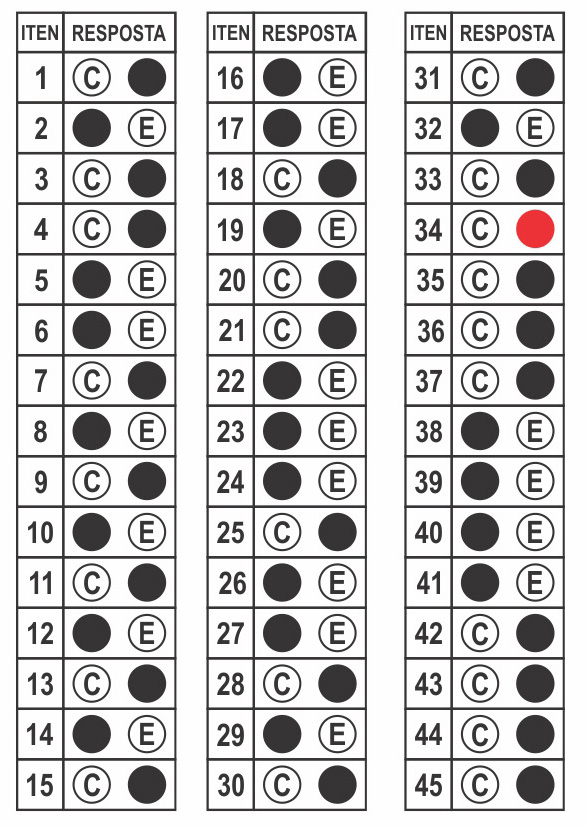
#> input picture fotos/teste2.jpg, 586 x 826 px
$ python leitor_gabarito.py
#> lines starting #> are read from the running program, lines starting #| are printed output that depends on the picture; after the words box and inside, x2 and y2 are one past the last pixel; in counts of white or black regions, pixels touching at a corner belong together
import cv2
import numpy as np
import utils

path = "fotos/teste2.jpg"
width = 586
height = 826

widthG = 165
heightG = 805


img = cv2.imread(path) #Lendo a imagem
#> img is the input picture: shape (826, 586, 3); mean B, G, R 202.9, 202.7, 203.5
img = cv2.resize(img, (width, height)) #diminuindo a largura e altura da imagem
imgContours = img.copy()
imgBiggestContours = img.copy()
imgGray = cv2.cvtColor(img, cv2.COLOR_BGR2GRAY)
imgBlur = cv2.GaussianBlur(imgGray,(5,5),1)
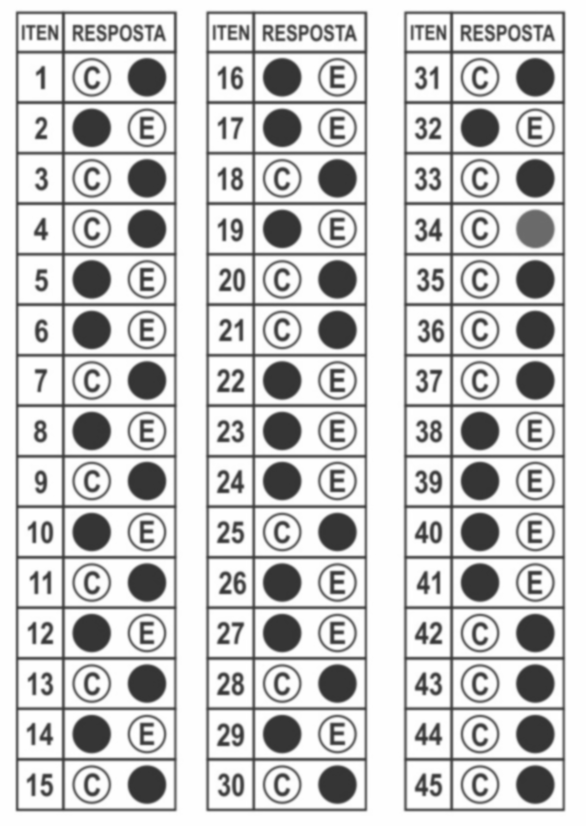
#> imgBlur: shape (826, 586); min 51, max 255, mean 203
imgCanny = cv2.Canny(imgBlur, 10, 50)
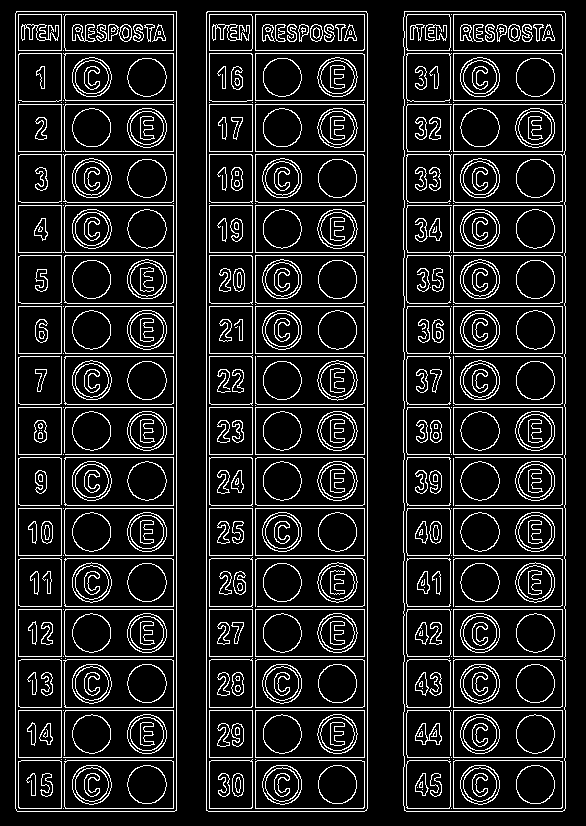
#> imgCanny: shape (826, 586); 12.7% white in thin lines or dots


countours, hierarchy = cv2.findContours(imgCanny,cv2.RETR_EXTERNAL,cv2.CHAIN_APPROX_NONE)
#> countours = 3 contours; box (x1, y1, x2, y2) and area: (403, 11, 566, 812) 129409, (15, 11, 177, 812) 128794, (206, 11, 368, 812) 128792
cv2.drawContours(imgContours, countours,-1,(0,255,0),5)
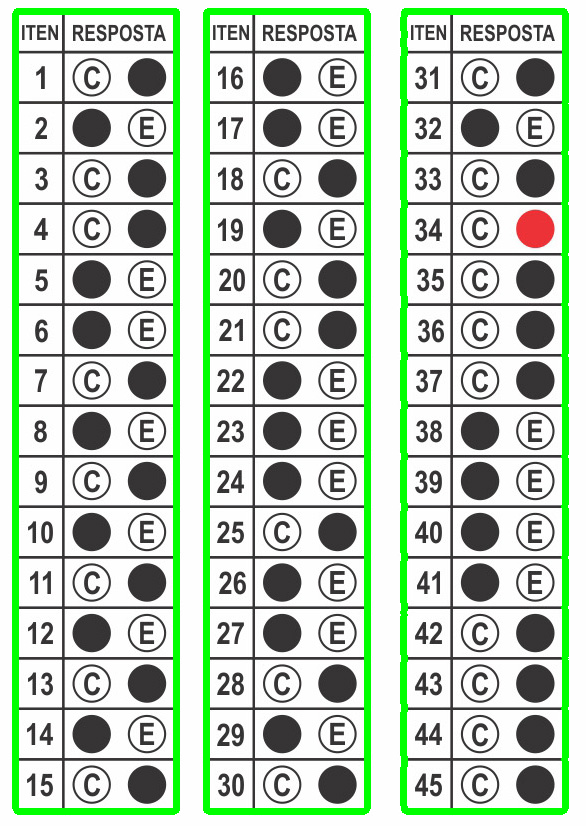
#> imgContours: shape (826, 586, 3); 8.31% of pixels changed, all inside (x1, y1, x2, y2) = (12, 8, 569, 815)


#> (the run stopped early here; a loop or call above may not have finished)

$ run again, with fotos/1.jpg copied over fotos/teste2.jpg
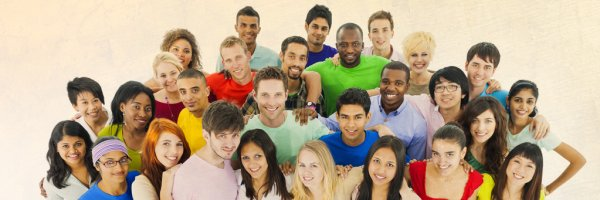
#> input picture fotos/1.jpg, 600 x 200 px
#> img is the input picture: shape (200, 600, 3); mean B, G, R 141.8, 168, 188.1
#> img: shape (826, 586, 3)
#> `imgCanny = cv2.Canny(imgBlur, 10, 50)`:
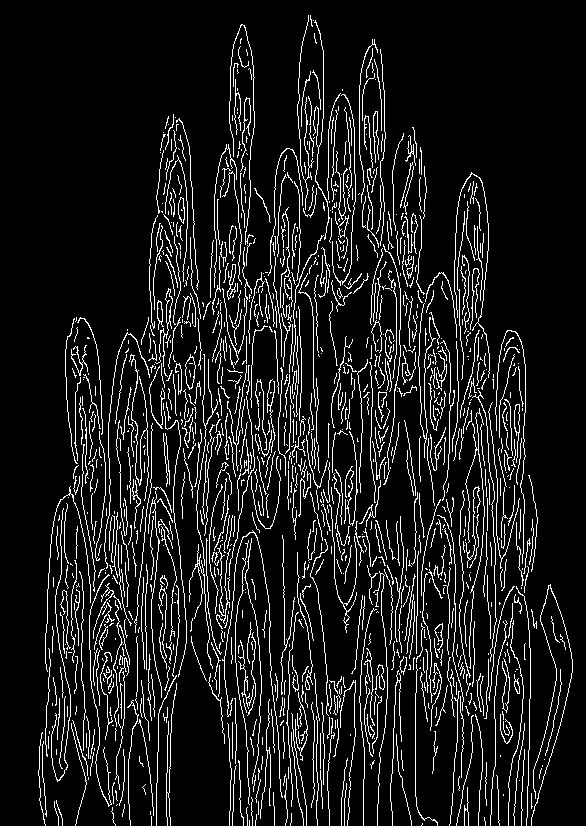
#> imgCanny: shape (826, 586); 10.1% white in thin lines or dots, all inside (x1, y1, x2, y2) = (38, 15, 573, 826)
#> countours = 1173 contours, 1148 with area under 20; largest, box (x1, y1, x2, y2) and area: (185, 354, 196, 390) 230, (155, 288, 173, 367) 146, (514, 404, 520, 463) 126, (178, 197, 185, 224) 115, (227, 264, 236, 300) 102
#> `cv2.drawContours(imgContours, countours,-1,(0,255,0),5)`:
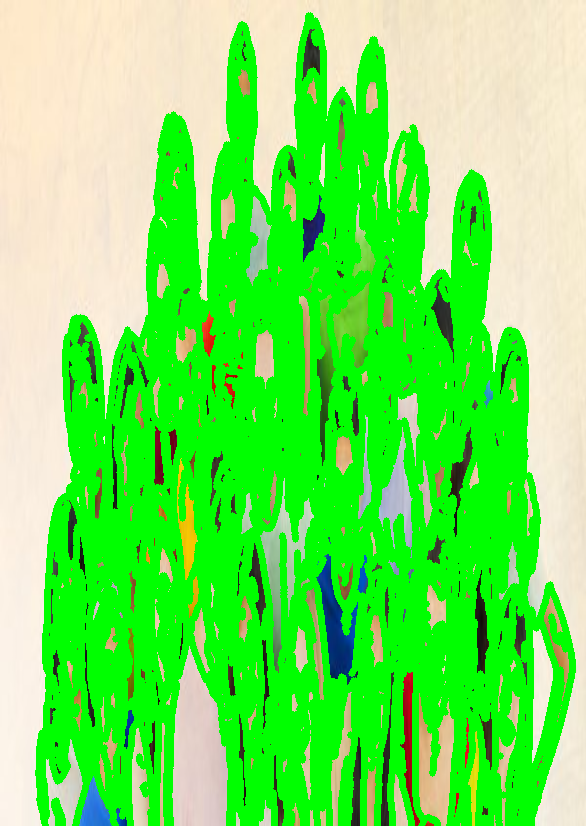
#> imgContours: shape (826, 586, 3); mean B, G, R 91.1, 233.4, 109.5
